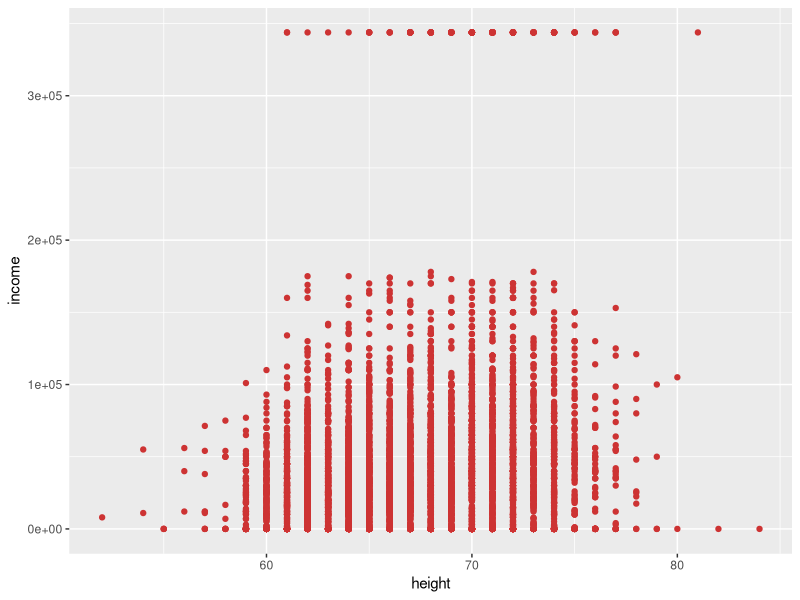
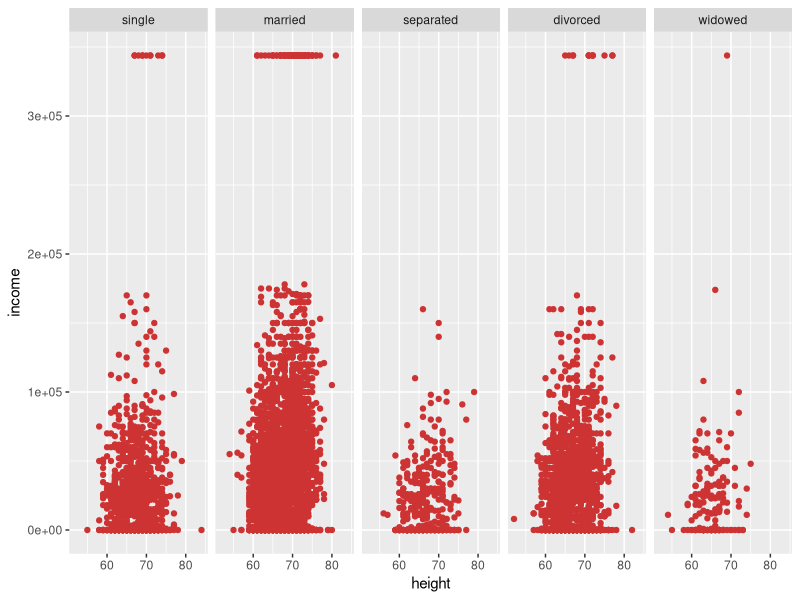
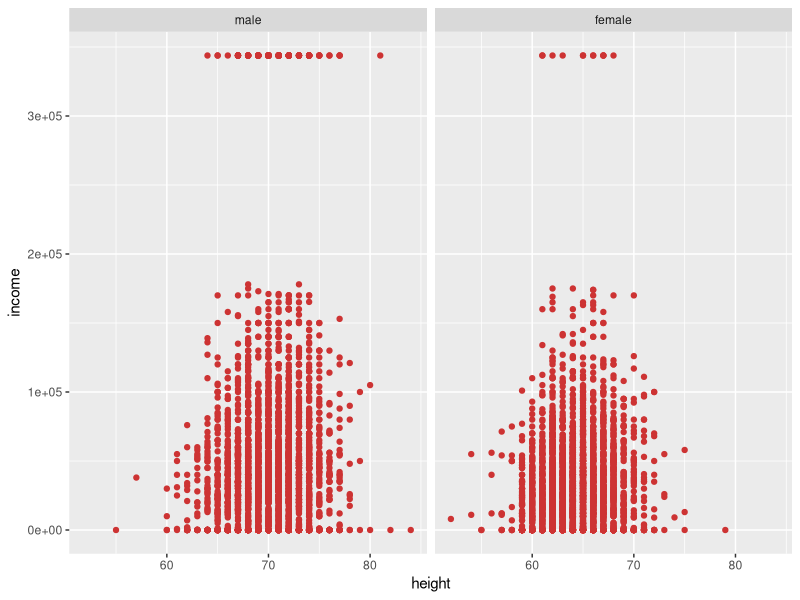
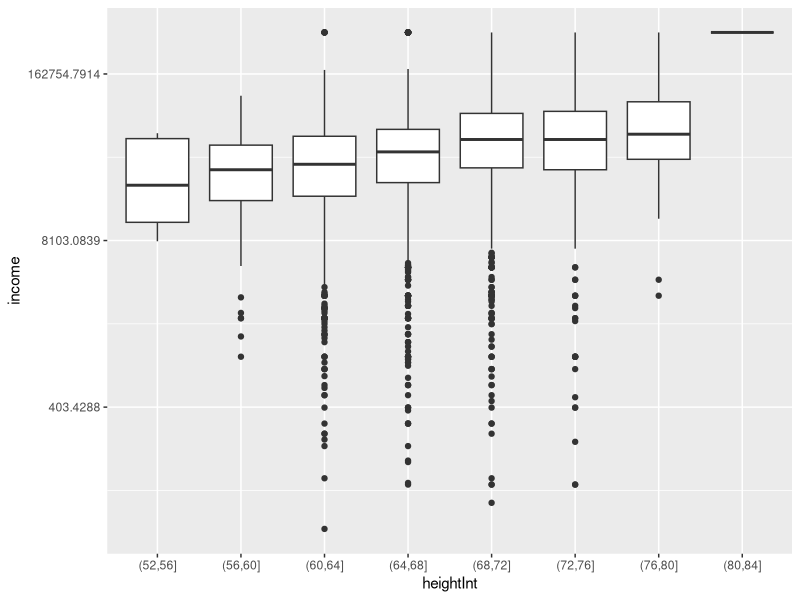
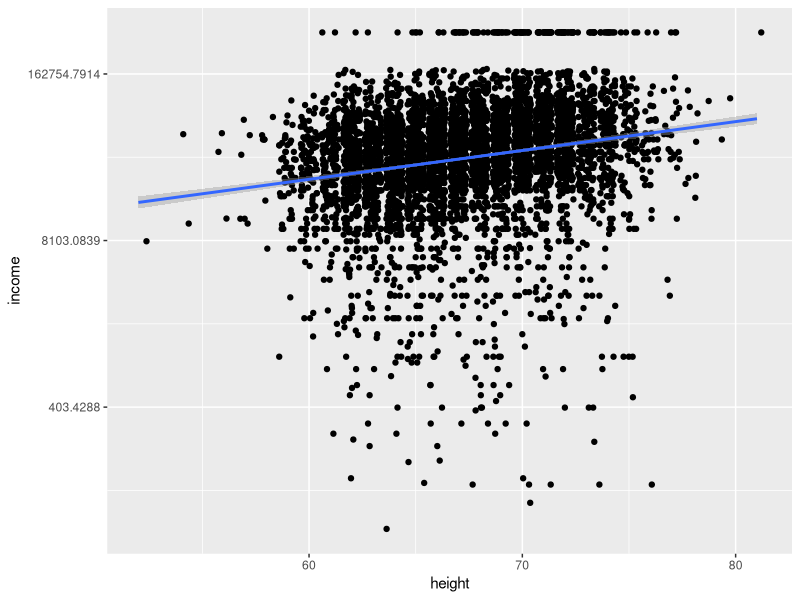
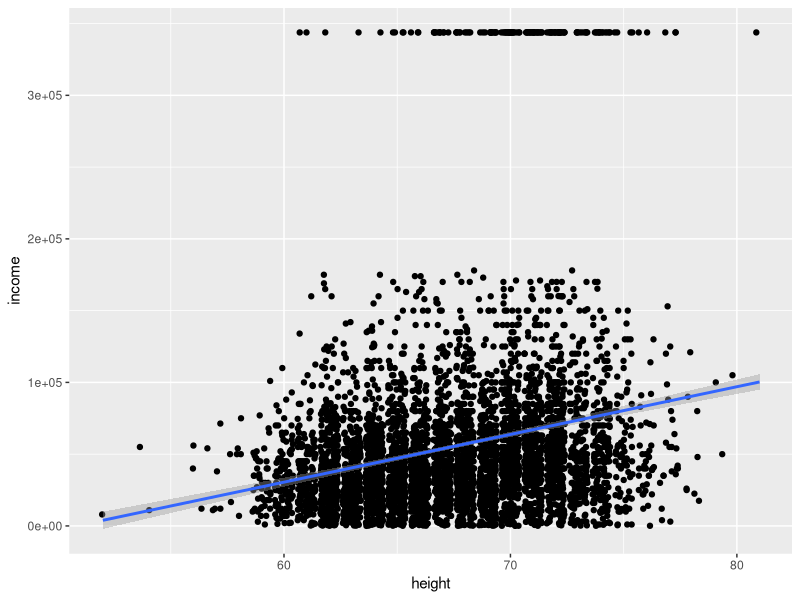

Source code (R) for these figures, in order:
## ---- chunk 1
library(modelr)
library(knitr)
library(ggplot2)
## ---- chunk 2
heights$heightInt <-cut(heights$height, breaks = 8)
kable(summary(heights[,1:4]))
## ---- chunk 3
kable(summary(heights[,5:9]))
## ---- chunk 4
ggplot(heights, mapping =aes(x = height, y = income))+
    geom_point(color = "brown3")
## ---- chunk 5
ggplot(heights, mapping =aes(x = height, y = income))+
    geom_point(color = "brown3")+
    facet_grid(~ marital)
## ---- chunk 6
ggplot(heights, mapping =aes(x = height, y = income))+
    geom_point(color = "brown3")+
    facet_grid(~ sex)
## ---- chunk 7
heightsPosInc <-subset(heights, income>0)
ggplot(heightsPosInc, mapping =aes(x = heightInt, y = income))+
    scale_y_continuous(trans = scales::log_trans())+
    geom_boxplot()
## ---- chunk 8
heightsPosInc <-subset(heights, income>0)
ggplot(heightsPosInc, mapping =aes(x = height, y = income))+
    scale_y_continuous(trans = scales::log_trans())+
    geom_point(position = "jitter")+
    geom_smooth(method = "lm")
## ---- chunk 9
heightsPosInc <-subset(heights, income>0)
ggplot(heightsPosInc, mapping =aes(x = height, y = income))+
    geom_point(position = "jitter")+
    geom_smooth(method = "lm")
## ---- chunk 10
summary(lm(income~height, data = heights))
